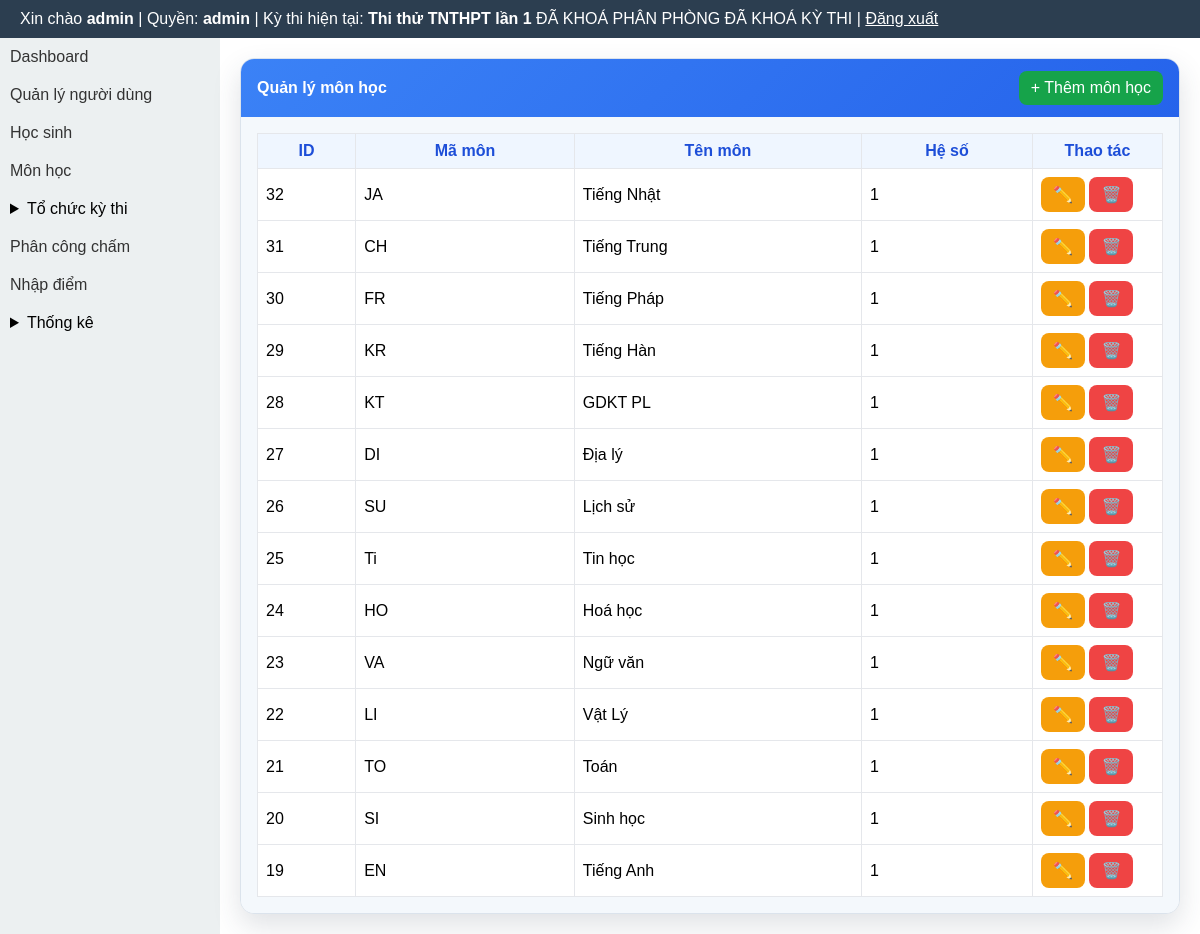
Page /modules/subjects/index.php (signed in) on the committed database.
### tables this page shows
CREATE TABLE exams (
  id INTEGER PRIMARY KEY AUTOINCREMENT,
  ten_ky_thi TEXT,
  nam INTEGER,
  ngay_thi TEXT
, distribution_locked INTEGER DEFAULT 0, rooms_locked INTEGER DEFAULT 0, exam_locked INTEGER DEFAULT 0, deleted_at TEXT, is_default INTEGER DEFAULT 0, exam_mode INTEGER DEFAULT 1);

CREATE TABLE subjects (
  id INTEGER PRIMARY KEY AUTOINCREMENT,
  ma_mon TEXT UNIQUE,
  ten_mon TEXT,
  he_so REAL
);

### layout/header.php (called while the page is built, shortened)
<?php
require_once BASE_PATH . '/templates/header.php';

### core/auth.php (called while the page is built, shortened)
<?php
function normalize_role(?string $role): string {
    $normalized = strtolower(trim((string) $role));
    return match ($normalized) {
        'score_entry', 'score-input', 'score_input', 'nhapdiem', 'nhap_diem' => 'scorer',
        'exam_manager', 'quanlythi', 'exam-manager' => 'organizer',
        default => $normalized,
    };
}
function current_user_role(): string {
    $sessionRole = $_SESSION['role'] ?? null;
    if (is_string($sessionRole) && trim($sessionRole) !== '') {
        return normalize_role($sessionRole);
    }
    $userRole = $_SESSION['user']['role'] ?? null;
    return normalize_role(is_string($userRole) ? $userRole : '');
}

### modules/exams/exam_context_helper.php (called while the page is built, shortened)
<?php
function ensureExamLockColumns(PDO $pdo): void
{
    $cols = array_column($pdo->query('PRAGMA table_info(exams)')->fetchAll(PDO::FETCH_ASSOC), 'name');
}
function getCurrentExam(): ?array
{
    global $pdo;
    $cols = array_column($pdo->query('PRAGMA table_info(exams)')->fetchAll(PDO::FETCH_ASSOC), 'name');
    $hasDeletedAt = in_array('deleted_at', $cols, true);
    $activeWhere = $hasDeletedAt ? '(deleted_at IS NULL OR trim(deleted_at) = "")' : '1=1';
    $defaultStmt = $pdo->query('SELECT * FROM exams WHERE ' . $activeWhere . ' AND is_default = 1 ORDER BY id DESC LIMIT 1');
    $defaultExam = $defaultStmt ? $defaultStmt->fetch(PDO::FETCH_ASSOC) : false;
    if (is_array($defaultExam)) {
        return $defaultExam;
    }
}
function getCurrentExamInfo(): ?array
{
    $exam = getCurrentExam();
    global $pdo;
    ensureExamLockColumns($pdo);
    return [
        'id' => (int) ($exam['id'] ?? 0),
        'ten_ky_thi' => (string) ($exam['ten_ky_thi'] ?? ''),
        'distribution_locked' => (int) ($exam['distribution_locked'] ?? 0),
        'rooms_locked' => (int) ($exam['rooms_locked'] ?? 0),
        'exam_locked' => (int) ($exam['exam_locked'] ?? 0),
    ];
}

### modules/subjects/index.php (the view, shortened to what this page needs)
<?php
require_once BASE_PATH . '/core/auth.php';
require_once BASE_PATH . '/core/db.php';
$stmt = $pdo->query('SELECT id, ma_mon, ten_mon, he_so FROM subjects ORDER BY id DESC');
$subjects = $stmt->fetchAll(PDO::FETCH_ASSOC);
require_once BASE_PATH . '/layout/header.php';
?>
<div class="subjects-layout">
    <?php require_once BASE_PATH . '/layout/sidebar.php'; ?>
    <div class="subjects-main">
        <div class="panel">
            <div class="panel-head">
                <strong>Quản lý môn học</strong>
                <a class="btn btn-success" href="<?= BASE_URL ?>/modules/subjects/create.php">+ Thêm môn học</a>
            </div>
            <div class="panel-body">
                <table>
                    <thead>
                        <tr>
                            <th>ID</th>
                            <th>Mã môn</th>
                            <th>Tên môn</th>
                            <th>Hệ số</th>
                            <th style="width:130px;">Thao tác</th>
                        </tr>
                    </thead>
                    <tbody>
                        <?php if (empty($subjects)): ?>
                            <tr><td colspan="5" style="text-align:center;">Chưa có môn học.</td></tr>
                        <?php else: ?>
                            <?php foreach ($subjects as $subject): ?>
                                <tr>
                                    <td><?= (int) $subject['id'] ?></td>
                                    <td><?= htmlspecialchars($subject['ma_mon'], ENT_QUOTES, 'UTF-8') ?></td>
                                    <td><?= htmlspecialchars($subject['ten_mon'], ENT_QUOTES, 'UTF-8') ?></td>
                                    <td><?= htmlspecialchars((string) $subject['he_so'], ENT_QUOTES, 'UTF-8') ?></td>
                                    <td>
                                        <a class="btn btn-warning" href="<?= BASE_URL ?>/modules/subjects/edit.php?id=<?= (int) $subject['id'] ?>" title="Sửa">✏️</a>
                                        <a class="btn btn-danger" href="<?= BASE_URL ?>/modules/subjects/delete.php?id=<?= (int) $subject['id'] ?>" title="Xóa">🗑️</a>
                                    </td>
                                </tr>
                            <?php endforeach; ?>
                        <?php endif; ?>
                    </tbody>
                </table>
            </div>
        </div>
    </div>
</div>
<?php require_once BASE_PATH . '/layout/footer.php'; ?>

### templates/header.php (shortened to what this page needs)
<?php
require_once BASE_PATH . '/core/auth.php';
$currentExamInfo = null;
$role = function_exists('current_user_role') ? current_user_role() : strtolower(trim((string) ($_SESSION['role'] ?? $_SESSION['user']['role'] ?? '')));
if (in_array($role, ['admin', 'organizer'], true)) {
    require_once BASE_PATH . '/core/db.php';
    require_once BASE_PATH . '/modules/exams/exam_context_helper.php';
    $currentExamInfo = getCurrentExamInfo();
}
$role = $role ?? (function_exists('current_user_role') ? current_user_role() : '');
$currentExamInfo = $currentExamInfo ?? null;
?>
<!DOCTYPE html>
<html lang="vi">
<head>
</head>
<body>
<div class="header">
    Xin chào <b><?= $_SESSION['user']['username'] ?></b>
    | Quyền: <b><?= htmlspecialchars((string) $role, ENT_QUOTES, 'UTF-8') ?></b>
    <?php if ($currentExamInfo !== null): ?>
        | Kỳ thi hiện tại: <b><?= htmlspecialchars((string) $currentExamInfo['ten_ky_thi'], ENT_QUOTES, 'UTF-8') ?></b>
        <?php if (($currentExamInfo['distribution_locked'] ?? 0) === 1 || ($currentExamInfo['rooms_locked'] ?? 0) === 1): ?>
            <span class="badge bg-danger">ĐÃ KHOÁ PHÂN PHÒNG</span>
        <?php endif; ?>
        <?php if (($currentExamInfo['exam_locked'] ?? 0) === 1): ?>
            <span class="badge bg-dark">ĐÃ KHOÁ KỲ THI</span>
        <?php endif; ?>
    <?php endif; ?>
    | <a href="<?= BASE_URL ?>/logout.php" style="color:#fff">Đăng xuất</a>
</div>

### templates/header.php (style rules this page uses)
* { box-sizing: border-box; }
body { margin:0; font-family: Arial; }
.header { background:#2c3e50; color:#fff; padding:10px 20px; }

### modules/subjects/index.php (style rules this page uses)
.subjects-layout { display:flex; align-items:stretch; width:100%; min-height:calc(100vh - 44px); }
.subjects-main { flex:1 1 auto; min-width:0; padding:20px; }
.panel { background:#fff; border:1px solid #dbe3ec; border-radius:14px; box-shadow:0 12px 28px rgba(44,62,80,.15); overflow:hidden; }
.panel-head { background:linear-gradient(135deg,#3b82f6,#2563eb); color:#fff; padding:12px 16px; display:flex; justify-content:space-between; align-items:center; }
.panel-body { background:#f4f8fc; padding:16px; }
.btn { display:inline-block; text-decoration:none; padding:8px 12px; border-radius:8px; color:#fff; border:none; cursor:pointer; }
.btn-success { background:#16a34a; }
.btn-warning { background:#f59e0b; }
.btn-danger { background:#ef4444; }
table { width:100%; border-collapse:collapse; background:#fff; }
th, td { border:1px solid #e5e7eb; padding:8px; }
th { background:#eff6ff; color:#1d4ed8; }

### rows in the picture
exams: ten_ky_thi "Thi thử TNTHPT lần 1"
subjects: id "32", ma_mon "JA", ten_mon "Tiếng Nhật", he_so "1"
subjects: id "31", ma_mon "CH", ten_mon "Tiếng Trung", he_so "1"
subjects: id "30", ma_mon "FR", ten_mon "Tiếng Pháp", he_so "1"
subjects: id "29", ma_mon "KR", ten_mon "Tiếng Hàn", he_so "1"
subjects: id "28", ma_mon "KT", ten_mon "GDKT PL", he_so "1"
subjects: id "27", ma_mon "DI", ten_mon "Địa lý", he_so "1"
subjects: id "26", ma_mon "SU", ten_mon "Lịch sử", he_so "1"
subjects: id "25", ma_mon "Ti", ten_mon "Tin học", he_so "1"
subjects: id "24", ma_mon "HO", ten_mon "Hoá học", he_so "1"
subjects: id "23", ma_mon "VA", ten_mon "Ngữ văn", he_so "1"
subjects: id "22", ma_mon "LI", ten_mon "Vật Lý", he_so "1"
subjects: id "21", ma_mon "TO", ten_mon "Toán", he_so "1"
subjects: id "20", ma_mon "SI", ten_mon "Sinh học", he_so "1"
subjects: id "19", ma_mon "EN", ten_mon "Tiếng Anh", he_so "1"

### other values in the picture
$_SESSION['user']['username'] "admin"
$role "admin"
